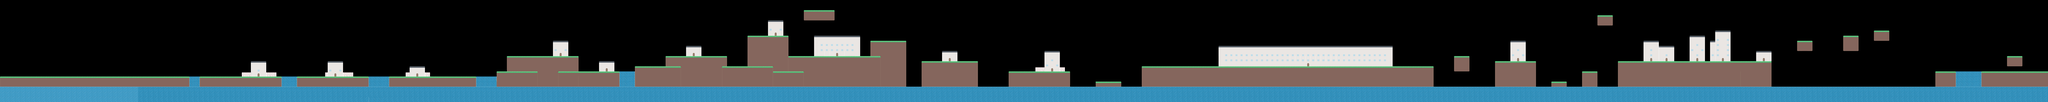

A level layout from a 2D game, rendered from its tile map. Below: a short description, then the map file with tile-grid data replaced by summaries:
An orthogonal 400x20 tile map with 32x32 px tiles, 2 tile layers (BG, Layer1).

<map version="1.0" tiledversion="1.1.5" orientation="orthogonal" renderorder="right-down" width="400" height="20" tilewidth="32" tileheight="32" infinite="0" nextobjectid="1">
 <tileset firstgid="1" name="Tileset" tilewidth="32" tileheight="32" tilecount="64" columns="8">
  <image source="../tiles/Tileset.png" width="256" height="256" />
 </tileset>
 <layer name="BG" width="400" height="20">
  <data>[8000 cells, 122 non-empty, 1 distinct tile ids]</data>
 </layer>
 <layer name="Layer1" width="400" height="20">
  <data>[8000 cells, 2846 non-empty, 29 distinct tile ids]</data>
 </layer>
</map>